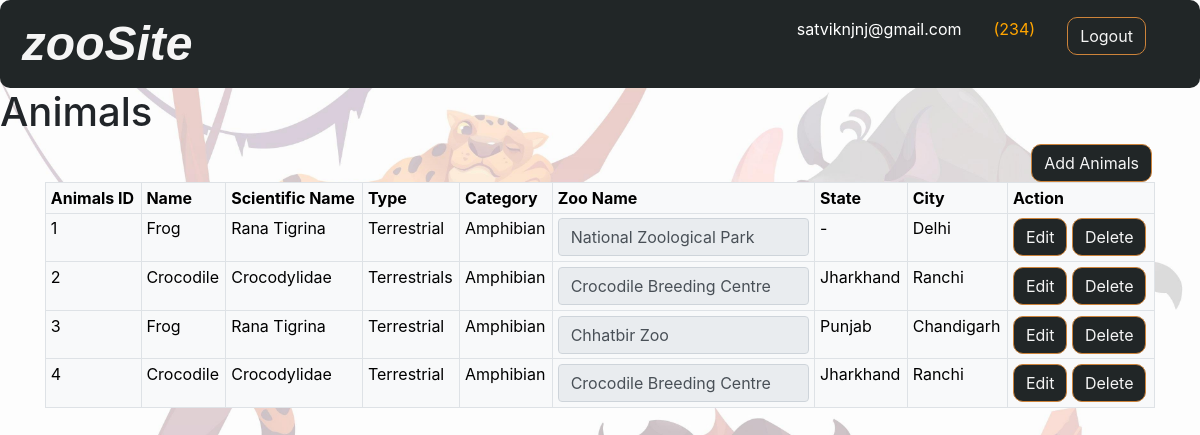
/Animals/view_animals.php (signed in), run on the app's committed database.
### tables this page shows
CREATE TABLE `animals` (
  `animals_id` int(11) NOT NULL,
  `animals_name` varchar(20) DEFAULT NULL,
  `scientific_name` varchar(400) NOT NULL,
  `type` varchar(50) NOT NULL,
  `category` varchar(20) NOT NULL,
  `activity` int(11) NOT NULL DEFAULT 1
);

CREATE TABLE `zoo` (
  `zoo_id` int(11) NOT NULL,
  `zoo_name` varchar(100) NOT NULL,
  `state` varchar(50) NOT NULL,
  `city` varchar(50) NOT NULL,
  `area` float NOT NULL,
  `activity` int(11) NOT NULL DEFAULT 1
);

### Animals/view_animals.php (the view, shortened to what this page needs)
<?php
include "../Database/db_con2.php";
include "../header_log.php";
$sql =" SELECT a.animals_id,a.animals_name,a.scientific_name,a.type,a.category,z.zoo_id,z.zoo_name,z.state,z.city
        FROM animals as a
        JOIN animal_zoo_map as az
        ON a.animals_id=az.animals_id
        JOIN zoo AS z
        ON z.zoo_id=az.zoo_id
        WHERE a.activity=1";
$result = $mysqli->query($sql);
?>
<!DOCTYPE html>
    <head>
        <link href="https://cdn.jsdelivr.net/npm/bootstrap@5.0.2/dist/css/bootstrap.min.css" rel="stylesheet">
        <link rel="stylesheet" href="https://cdn.jsdelivr.net/npm/bootstrap@4.0.0/dist/css/bootstrap.min.css">
        <link rel="stylesheet" href="../CSS/stylesheet.css">
    </head>
    <body background="images/bg.jpeg">
    <div><h1>Animals</h1>
    </div>
    <div>
<button type="button" class="btn float-right mr-5" data-toggle="modal" data-target="#addanimals">
  Add Animals
</button>
</div>
       <div class="container">
        <table class="table table-bordered table-light table-sm">
            <tr><th>Animals ID</th>
                <th>Name</th>
                <th>Scientific Name</th>
                <th>Type</th>
                <th>Category</th>
                <th>Zoo Name</th>
                <th>State</th>
                <th>City</th>
                <th>Action</th>
            </tr>
            <?php
                while($rows=$result->fetch_assoc())
                {
            ?>
            <tr id="row<?= $rows['animals_id'] ?>">
                <td><?php echo $rows['animals_id'];?></td>
                <td><?php echo $rows['animals_name'];?></td>
                <td><?php echo $rows['scientific_name'];?></td>
                <td><?php echo $rows['type'];?></td>
                <td><?php echo $rows['category'];?></td>
                <td>
                    <select class="form-control" name="zoo" id="zooOption<?= $rows['animals_id'];?>" disabled>
                        <option id="q" value="<?php echo $rows['zoo_id'];?>"> <?php echo $rows['zoo_name'];?>  </option>
                    </select>
                </td>
                <td><?php echo $rows['state'];?></td>
                <td><?php echo $rows['city'];?></td>
                <td>
                    <button onclick="updateanimalsData(this.id)" id="update<?= $rows['animals_id'] ?>" class="btn btn-outline-warning">Edit</button>
                     <a href="view_animals.php?animals_id=<?php echo $rows['animals_id'];?>" class="btn btn-outline-warning">Delete</a></td>
            </tr>
            <?php
                }
            ?>
        </table>
            </div>
    </body>
</html>

### CSS/stylesheet.css (style rules this page uses)
* { margin:0; padding:0; box-sizing: border-box; }
body { background:url("../images/bg.jpeg"); background-repeat: no-repeat; background-size: cover; background-attachment: fixed; }
.btn { color: whitesmoke; background-color: #212627; border-radius: 10px; border-color: #CD833A; }

### data on the page
animals: animals_id "1", animals_name "Frog", scientific_name "Rana Tigrina", type "Terrestrial", category "Amphibian", zoo "National Zoological Park", zoo.state "-", zoo.city "Delhi"
animals: animals_id "2", animals_name "Crocodile", scientific_name "Crocodylidae", type "Terrestrials", category "Amphibian", zoo "Crocodile Breeding Centre", zoo.state "Jharkhand", zoo.city "Ranchi"
animals: animals_id "3", animals_name "Frog", scientific_name "Rana Tigrina", type "Terrestrial", category "Amphibian", zoo "Chhatbir Zoo", zoo.state "Punjab", zoo.city "Chandigarh"
animals: animals_id "4", animals_name "Crocodile", scientific_name "Crocodylidae", type "Terrestrial", category "Amphibian", zoo "Crocodile Breeding Centre", zoo.state "Jharkhand", zoo.city "Ranchi"

### other printed values
$user "satviknjnj@gmail.com"
$role "234"
